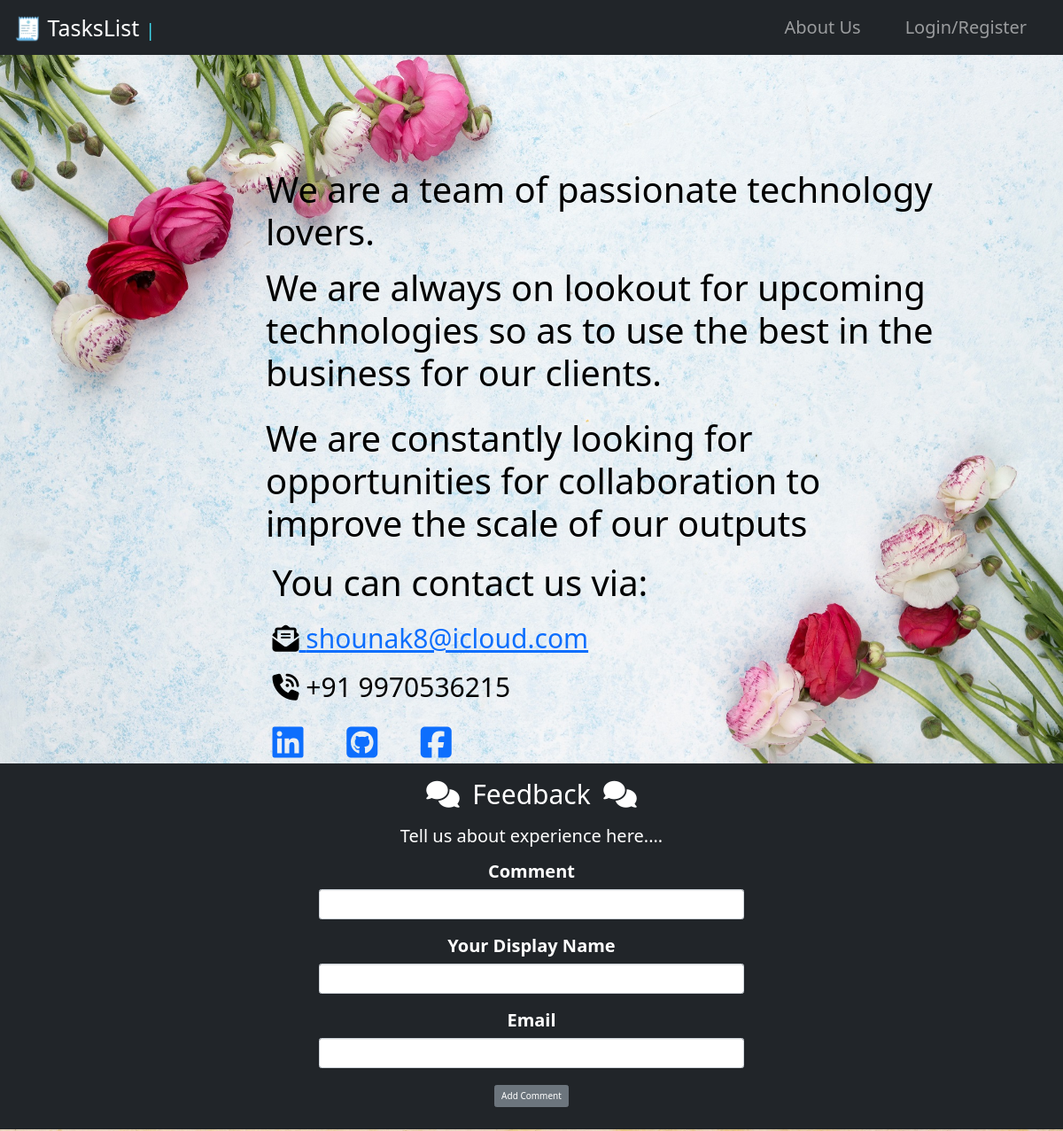
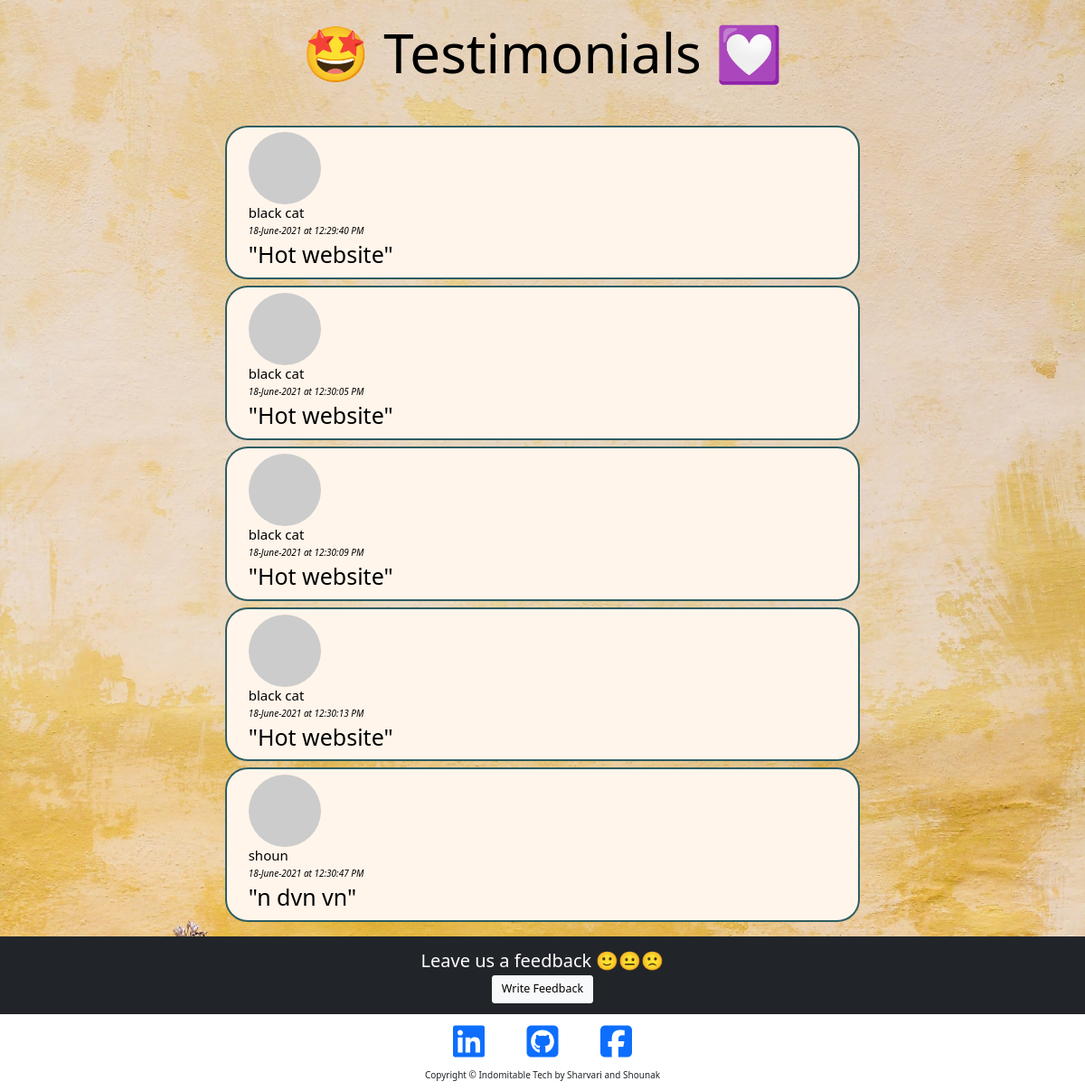
/about, run on the app's committed database (2 pictures, top to bottom).
### main.py (models this page shows)
class FeedbackFormDB(db.Model):
    __tablename__ = "comments"
    id = db.Column(db.Integer, primary_key=True)
    comment = db.Column(db.Text, nullable=False)
    commentator_name = db.Column(db.Text, nullable=False)
    commentator_email = db.Column(db.Text, nullable=False)
    comment_date = db.Column(db.String(100), nullable=False)

### main.py (the view, shortened to what this page needs)
@app.route("/about", methods=["GET", "POST"])
def about():
    feedback_form = FeedbackForm()
    feedback_display = FeedbackFormDB.query.all()
    return render_template("about.html", feedback_form=feedback_form, feedback_display=feedback_display,
                           logged_in=current_user.is_authenticated,current_user=current_user)

### forms.py
class FeedbackForm(FlaskForm):
    comment = StringField("Comment", validators=[DataRequired()])
    commentator_name = StringField("Your Display Name", validators=[DataRequired()])
    commentator_email = StringField("Email",validators=[DataRequired(),Email()])
    submit = SubmitField("Add Comment")

### templates/about.html (shortened to what this page needs)
{% extends 'bootstrap/base.html' %}
{% import "bootstrap/wtf.html" as wtf %}
{% block content %}
{% include "header.html" %}
<header class="masthead "
        style="background-image: url({{ url_for('static', filename='images/about.jpg')}});
        background-repeat:no-repeat;background-size:cover; background-position: center center;height:800px;">
    <div class="container-fluid start-end"
         style="width:80%;text-align:left; margin:auto;padding:10% 0 0 15%; color:black;">
        <h1 style="padding:1% 0;font-size:4rem;"> We are a team of passionate technology lovers.
            <p style="padding:2% 0;">We are always on lookout for upcoming technologies so as to use the best in the business for our clients.</p>
            We are constantly looking for opportunities for collaboration to improve the scale of our outputs </h1>
        <div class="container-fluid contact-info">
            <p style="font-size:4rem;">You can contact us via:</p>
            <p style="font-size:3rem;"><i class="fas fa-envelope-open-text"></i><a href="mailto:shounak8@icloud.com">
                shounak8@icloud.com</a></p>
            <p style="font-size:30px;"><i class="fas fa-phone-volume"></i> +91 9970536215</p>
            <p style="font-size:40px;">
                <a href="https://www.linkedin.com/in/shounak-deshpande-ab80b0105/"><i class="fab fa-linkedin"></i></a>
                <a href="https://github.com/shounak8" style="padding: 0 5%;"><i class="fab fa-github-square"></i></a>
                <a href="https://www.facebook.com/shounak.deshpande"><i class="fab fa-facebook-square"></i></a>
            </p>
        </div>
    </div>
</header>
<div class="container-fluid"
     style="background-color:#212529;color:white;text-align:center;font-size:2rem;padding:1% 0 0 0;">
    <div id="feedback_id" style="width:40%;margin:auto;padding:0 0 2% 0;color:white;">
        <p style="font-size:3rem;"><i class="fas fa-comments" style="padding:0 3%;"></i>Feedback<i
                class="fas fa-comments" style="padding:0 3%;"></i></p>
        <p>Tell us about experience here....</p>
        {{ wtf.quick_form(feedback_form, novalidate=True, button_map={"submit": "secondary"}) }}
    </div>
</div>
<div style="color:black;background-image: url({{ url_for('static', filename='images/testimonial.jpg')}});
background-repeat:repeat;background-size:cover; background-position: center center;">
    <h1 style="text-align:center;padding:2%;font-size:6rem;">🤩 Testimonials 💟</h1>
    <div style="padding:1%;">
        {% for feedback in feedback_display %}
        <div style="padding:0.3%;">
            <div style="border-radius: 25px; background-color:#FFF5EB;border: 2px solid #2F5D62;
                      padding: 0.5% 2%;
                      width: 60%; margin:auto;">
                <div class="commenterImage">
                    <img style="border-radius:50%;" src="{{ feedback.commentator_email | gravatar }}"/>
                </div>
                <h4 style="font:italic bold;">{{feedback.commentator_name}}</h4>
                <h6 style="font-style:italic;">{{feedback.comment_date}}</h6>
                <h1>"{{feedback.comment}}"</h1>
            </div>
        </div>
        {% endfor %}
    </div>
</div>
{% include "footer.html" %}
{% endblock %}

### templates/header.html (shortened to what this page needs)
<!DOCTYPE html>
<html lang="en">
<head>
    <link href="https://cdn.jsdelivr.net/npm/bootstrap@5.0.1/dist/css/bootstrap.min.css"
 rel="stylesheet">
    <link href="{{ url_for('static', filename='css/styles.css')}}" rel="stylesheet">
</head>
<body>
<div class="container-fluid" style="padding:0;margin:0;">
    <nav class="navbar sticky navbar-expand-lg navbar-dark bg-dark container-fluid" style="border-radius:0;margin:0;">
        <div class="container-fluid">
            <h1 style="margin:auto;color:white;">🧾 TasksList <span style="font-style:italic;font-size:2rem;color:#3EDBF0;"> | {{current_user.username}}</span></h1>
            <div class="collapse navbar-collapse " id="navbarNav" style="padding:0; font-size:2rem;">
                <ul class="navbar-nav ms-auto">
                    {% if logged_in %}
                    <li class="nav-item ">
                        <a aria-current="page" class="nav-link" href="{{url_for('todo')}}">Task Dashboard</a>
                    </li>
                    <li class="nav-item ">
                        <a class="nav-link" href="{{url_for('add_task')}}">➕ Add Task</a>
                    </li>
                    <li class="nav-item ">
                        <a class="nav-link" href="{{url_for('about')}}">About Us</a>
                    </li>
                    <li class="nav-item ">
                        <a class="nav-link" href="{{url_for('logout')}}">Logout</a>
                    </li>
                    {% else %}
                    <li class="nav-item ">
                        <a class="nav-link" href="{{url_for('about')}}">About Us</a>
                    </li>
                    <li class="nav-item ">
                        <a class="nav-link" href="{{url_for('home')}}">Login/Register</a>
                    </li>
                    {% endif %}
                </ul>
            </div>
        </div>
    </nav>
</div>

### templates/footer.html (shortened to what this page needs)
<footer>
    <div class="container-fluid" style="padding:0;">
        <div class="container-fluid"
             style="background-color:#212529;color:white;text-align:center;font-size:2rem;padding:1%;">
            Leave us a feedback 🙂😐🙁 <br>
            <a href="{{url_for('about',_anchor='feedback_id')}}">
                <button class="btn btn-lg btn-light" type="button">Write Feedback</button>
            </a>
        </div>
        <div class="social_media_links">
            <a href="https://www.linkedin.com/in/shounak-deshpande-ab80b0105/"><i class="fab fa-linkedin"></i></a>
            <a href="https://github.com/shounak8"><i class="fab fa-github-square" style="padding:0 3%;"></i></a>
            <a href="https://www.facebook.com/shounak.deshpande"><i class="fab fa-facebook-square"></i></a>
        </div>
        <p style="text-align:center;">Copyright © Indomitable Tech by Sharvari and Shounak</p>
    </div>
</footer>
</body>
</html>

### static/css/styles.css (style rules this page uses)
.social_media_links { font-size:4rem; text-align:center; }
.navbar li { margin-left : 1em; margin-right : 1em; }

### data on the page
FeedbackFormDB: commentator_name "black cat", comment_date "18-June-2021 at 12:29:40 PM", comment "Hot website"
FeedbackFormDB: commentator_name "black cat", comment_date "18-June-2021 at 12:30:05 PM", comment "Hot website"
FeedbackFormDB: commentator_name "black cat", comment_date "18-June-2021 at 12:30:09 PM", comment "Hot website"
FeedbackFormDB: commentator_name "black cat", comment_date "18-June-2021 at 12:30:13 PM", comment "Hot website"
FeedbackFormDB: commentator_name "shoun", comment_date "18-June-2021 at 12:30:47 PM", comment "n dvn vn"
